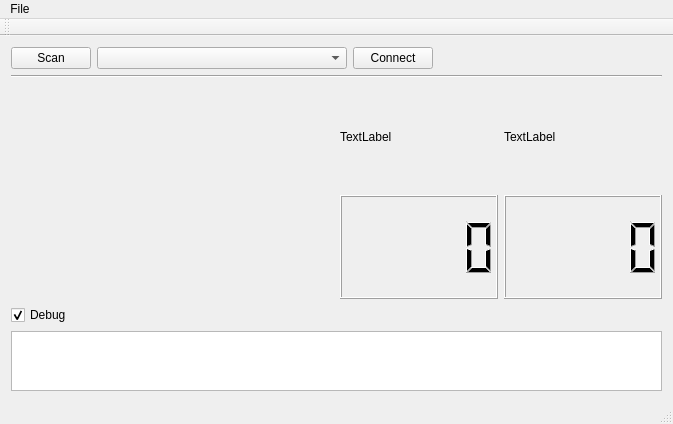
<?xml version="1.0" encoding="UTF-8"?>
<ui version="4.0">
 <class>MainWindow</class>
 <widget class="QMainWindow" name="MainWindow">
  <property name="geometry">
   <rect>
    <x>0</x>
    <y>0</y>
    <width>673</width>
    <height>424</height>
   </rect>
  </property>
  <property name="windowTitle">
   <string>MainWindow</string>
  </property>
  <widget class="QWidget" name="centralWidget">
   <property name="sizePolicy">
    <sizepolicy hsizetype="Minimum" vsizetype="Preferred">
     <horstretch>0</horstretch>
     <verstretch>0</verstretch>
    </sizepolicy>
   </property>
   <property name="layoutDirection">
    <enum>Qt::LeftToRight</enum>
   </property>
   <layout class="QVBoxLayout" name="verticalLayout">
    <item>
     <layout class="QHBoxLayout" name="horizontalLayout">
      <property name="sizeConstraint">
       <enum>QLayout::SetMinimumSize</enum>
      </property>
      <item>
       <widget class="QPushButton" name="scan">
        <property name="sizePolicy">
         <sizepolicy hsizetype="Minimum" vsizetype="Fixed">
          <horstretch>0</horstretch>
          <verstretch>0</verstretch>
         </sizepolicy>
        </property>
        <property name="text">
         <string>Scan</string>
        </property>
       </widget>
      </item>
      <item>
       <widget class="QComboBox" name="serialAdapter">
        <property name="minimumSize">
         <size>
          <width>250</width>
          <height>0</height>
         </size>
        </property>
       </widget>
      </item>
      <item>
       <widget class="QPushButton" name="connect">
        <property name="text">
         <string>Connect</string>
        </property>
       </widget>
      </item>
      <item>
       <spacer name="horizontalSpacer">
        <property name="orientation">
         <enum>Qt::Horizontal</enum>
        </property>
        <property name="sizeHint" stdset="0">
         <size>
          <width>40</width>
          <height>20</height>
         </size>
        </property>
       </spacer>
      </item>
     </layout>
    </item>
    <item>
     <widget class="Line" name="line">
      <property name="orientation">
       <enum>Qt::Horizontal</enum>
      </property>
     </widget>
    </item>
    <item>
     <layout class="QHBoxLayout" name="horizontalLayout_2">
      <item>
       <widget class="QCustomPlot" name="widget" native="true"/>
      </item>
      <item>
       <layout class="QGridLayout" name="gridLayout">
        <item row="0" column="0">
         <widget class="QLabel" name="label">
          <property name="text">
           <string>TextLabel</string>
          </property>
         </widget>
        </item>
        <item row="0" column="1">
         <widget class="QLabel" name="label_2">
          <property name="text">
           <string>TextLabel</string>
          </property>
         </widget>
        </item>
        <item row="1" column="0">
         <widget class="QLCDNumber" name="lcdNumber"/>
        </item>
        <item row="1" column="1">
         <widget class="QLCDNumber" name="lcdNumber_2"/>
        </item>
       </layout>
      </item>
     </layout>
    </item>
    <item>
     <widget class="QCheckBox" name="checkBox">
      <property name="text">
       <string>Debug</string>
      </property>
      <property name="checked">
       <bool>true</bool>
      </property>
     </widget>
    </item>
    <item>
     <widget class="QTextBrowser" name="debugField">
      <property name="maximumSize">
       <size>
        <width>16777215</width>
        <height>60</height>
       </size>
      </property>
     </widget>
    </item>
   </layout>
  </widget>
  <widget class="QMenuBar" name="menuBar">
   <property name="geometry">
    <rect>
     <x>0</x>
     <y>0</y>
     <width>673</width>
     <height>22</height>
    </rect>
   </property>
   <widget class="QMenu" name="menuNew">
    <property name="title">
     <string>File</string>
    </property>
    <addaction name="actionSettings"/>
   </widget>
   <addaction name="menuNew"/>
  </widget>
  <widget class="QToolBar" name="mainToolBar">
   <attribute name="toolBarArea">
    <enum>TopToolBarArea</enum>
   </attribute>
   <attribute name="toolBarBreak">
    <bool>false</bool>
   </attribute>
  </widget>
  <widget class="QStatusBar" name="statusBar"/>
  <action name="actionSettings">
   <property name="text">
    <string>Settings</string>
   </property>
  </action>
 </widget>
 <layoutdefault spacing="6" margin="11"/>
 <customwidgets>
  <customwidget>
   <class>QCustomPlot</class>
   <extends>QWidget</extends>
   <header>qcustomplot.h</header>
   <container>1</container>
  </customwidget>
 </customwidgets>
 <tabstops>
  <tabstop>scan</tabstop>
  <tabstop>serialAdapter</tabstop>
  <tabstop>connect</tabstop>
 </tabstops>
 <resources/>
 <connections/>
</ui>
